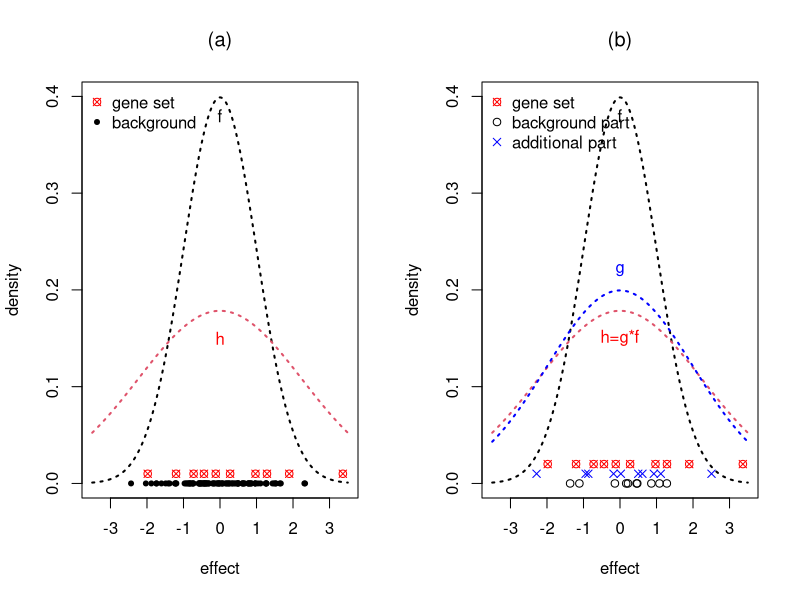

Write the R code that produced this figure.
set.seed(777)

theta0 <- rnorm(1e2)
beta0 <- rnorm(10)
beta1 <- rnorm(10, 0, 2)
theta1 <- beta0 + beta1


pdf("~/GitHub/Bi-ASH/output/enrich.pdf", width = 10, height = 4)
par(mfrow = c(1, 2))

plot(seq(-3.5, 3.5, by = 0.01), dnorm(seq(-3.5, 3.5, by = 0.01)), type = "l", lty = 3, lwd = 2, xlab = "effect", ylab = "density", main = expression("(a)"))
lines(seq(-3.5, 3.5, by = 0.01), dnorm(seq(-3.5, 3.5, by = 0.01), 0, sqrt(1 + 2^2)), type = "l", lty = 3, col = 2, lwd = 2)
points(theta0, rep(0, 1e2), pch = 20)
points(theta1, rep(0.01, 10), pch = 13, col = "red")
legend("topleft", pch = c(13, 20), col = c("red", "black"), c("gene set", "background"), bty = "n")
text(x = c(0, 0), y = c(0.38, 0.15), c(expression("f"), expression("h")), col = c("black", "red"))

plot(seq(-3.5, 3.5, by = 0.01), dnorm(seq(-3.5, 3.5, by = 0.01)), type = "l", lty = 3, lwd = 2, xlab = "effect", ylab = "density", main = expression("(b)"))
lines(seq(-3.5, 3.5, by = 0.01), dnorm(seq(-3.5, 3.5, by = 0.01), 0, sqrt(5)), type = "l", lty = 3, col = 2, lwd = 2)
lines(seq(-3.5, 3.5, by = 0.01), dnorm(seq(-3.5, 3.5, by = 0.01), 0, 2), type = "l", lty = 3, col = "blue", lwd = 2)
points(theta1, rep(0.02, 10), pch = 13, col = "red")
points(beta0, rep(0, 10), pch = 1, col = "black")
points(beta1, rep(0.01, 10), pch = 4, col = "blue")
legend("topleft", pch = c(13, 1, 4), col = c("red", "black", "blue"), c("gene set", "background part", "additional part"), bty = "n")
text(x = c(0, 0, 0), y = c(0.38, 0.15, 0.22), c(expression("f"), expression("h=g*f"), expression("g")), col = c("black", "red", "blue"))

dev.off()